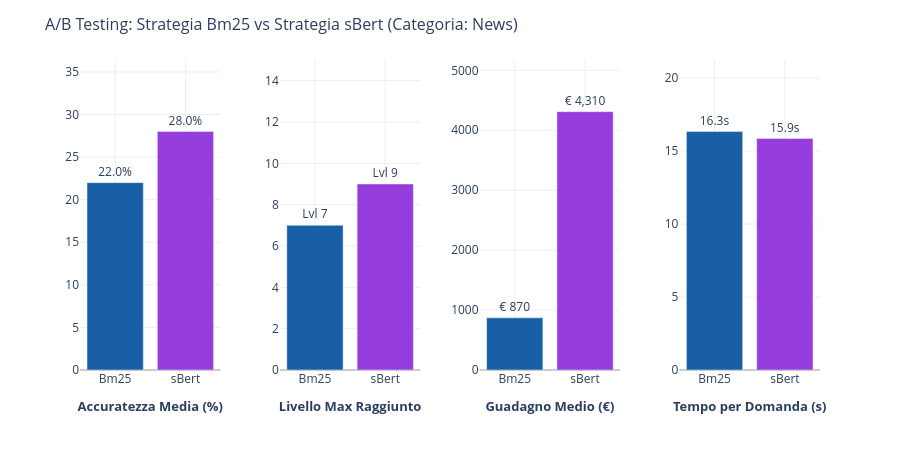

The notebook cell this image was saved under:
### Code cell
# %% - Dashboard di Confronto: Bm25 vs sBert (Categoria: News)
import json
import glob
import pandas as pd
import plotly.graph_objects as go
from plotly.subplots import make_subplots

# 1. Trova tutti i file JSON pertinenti nella cartella. 
percorsi_file = glob.glob("./data/comp_5_News_*.json")

dati_estratti = []

# 2. Cicla attraverso ogni file trovato
for percorso in percorsi_file:
    with open(percorso, 'r', encoding='utf-8') as f:
        dati_json = json.load(f)
        
        # 3. Determina la strategia guardando il nome del file
        nome_file_lower = percorso.lower()
        if "bm25" in nome_file_lower or "basic" in nome_file_lower: # basic lo consideriamo bm25 in base ai tuoi vecchi file
            strategia = "Bm25"
        elif "sbert" in nome_file_lower:
            strategia = "sBert"
        else:
            continue
            
        # 4. Estrai le metriche dal dizionario "summary"
        summary = dati_json.get("summary", {})
        
        # 5. Salva i dati in un formato compatibile con il nostro grafico
        dati_estratti.append({
            "strategia": strategia,
            "accuratezza": summary.get("accuracy", 0) * 100,
            "lvl_max": summary.get("max_level", 0),
            "guadagno": summary.get("avg_earned", 0),
            "tempo": summary.get("avg_time_per_question", 0)
        })

# 6. Crea il DataFrame e aggrega
df_ab = pd.DataFrame(dati_estratti)

if df_ab.empty:
    print("Nessun dato trovato. Controlla il percorso dei file in glob.glob()")
else:
    # Aggregazione dei dati (Media per Accuratezza, Guadagno e Tempo. Massimo per il Livello)
    df_agg = df_ab.groupby("strategia").agg({
        "accuratezza": "mean",
        "lvl_max": "max",
        "guadagno": "mean",
        "tempo": "mean"
    }).reset_index()

    # 7. Impostazione colori
    color_map = {"Bm25": "#185fa5", "sBert": "#953cdd"}
    colori_barre = [color_map.get(strat, "#888") for strat in df_agg["strategia"]]

    # 8. Creazione della griglia 1x4 SENZA subplot_titles
    fig_ab = make_subplots(
        rows=1, cols=4,
        horizontal_spacing=0.08
    )

    # ── Colonna 1: Accuratezza ──
    fig_ab.add_trace(
        go.Bar(
            x=df_agg["strategia"], y=df_agg["accuratezza"],
            marker_color=colori_barre,
            text=df_agg["accuratezza"].apply(lambda v: f"{v:.1f}%"),
            textposition="outside", showlegend=False
        ), row=1, col=1
    )

    # ── Colonna 2: Livello Max ──
    fig_ab.add_trace(
        go.Bar(
            x=df_agg["strategia"], y=df_agg["lvl_max"],
            marker_color=colori_barre,
            text=df_agg["lvl_max"].apply(lambda v: f"Lvl {v}"),
            textposition="outside", showlegend=False
        ), row=1, col=2
    )

    # ── Colonna 3: Guadagno Medio ──
    fig_ab.add_trace(
        go.Bar(
            x=df_agg["strategia"], y=df_agg["guadagno"],
            marker_color=colori_barre,
            text=df_agg["guadagno"].apply(lambda v: f"€ {v:,.0f}"),
            textposition="outside", showlegend=False
        ), row=1, col=3
    )

    # ── Colonna 4: Tempo Medio ──
    fig_ab.add_trace(
        go.Bar(
            x=df_agg["strategia"], y=df_agg["tempo"],
            marker_color=colori_barre,
            text=df_agg["tempo"].apply(lambda v: f"{v:.1f}s"),
            textposition="outside", showlegend=False
        ), row=1, col=4
    )

    # 9. Formattazione Layout Globale
    fig_ab.update_layout(
        height=450,
        title_text="A/B Testing: Strategia Bm25 vs Strategia sBert (Categoria: News)",
        title_font_size=16,
        plot_bgcolor="white",
        paper_bgcolor="white",
        margin=dict(b=80, t=60) # Spazio inferiore per i titoli
    )

    # 10. Assegnazione dei titoli SOTTO i grafici
    fig_ab.update_xaxes(title_text="<b>Accuratezza Media (%)</b>", title_font=dict(size=13), row=1, col=1)
    fig_ab.update_xaxes(title_text="<b>Livello Max Raggiunto</b>", title_font=dict(size=13), row=1, col=2)
    fig_ab.update_xaxes(title_text="<b>Guadagno Medio (€)</b>", title_font=dict(size=13), row=1, col=3)
    fig_ab.update_xaxes(title_text="<b>Tempo per Domanda (s)</b>", title_font=dict(size=13), row=1, col=4)

    # 11. Aggiornamento assi Y (tutti sulla riga 1)
    fig_ab.update_yaxes(range=[0, max(df_agg["accuratezza"])*1.3 if max(df_agg["accuratezza"]) > 0 else 100], row=1, col=1)
    fig_ab.update_yaxes(range=[0, 15], row=1, col=2)
    fig_ab.update_yaxes(range=[0, max(df_agg["guadagno"])*1.2 if max(df_agg["guadagno"]) > 0 else 1000], row=1, col=3)
    fig_ab.update_yaxes(range=[0, max(df_agg["tempo"])*1.3 if max(df_agg["tempo"]) > 0 else 20], row=1, col=4)

    fig_ab.update_xaxes(gridcolor="#eee", zerolinecolor="#ccc")
    fig_ab.update_yaxes(gridcolor="#eee", zerolinecolor="#ccc")

    fig_ab.show()

### Figure 1 — Plotly figure (JSON) as saved in the notebook; plotly's stock layout.template omitted (floating-point values rounded to 4 significant figures)
{"data": [{"marker": {"color": ["#185fa5", "#953cdd"]}, "showlegend": false, "text": ["22.0%", "28.0%"], "textposition": "outside", "type": "bar", "x": ["Bm25", "sBert"], "xaxis": "x", "y": [22.0, 28.0], "yaxis": "y"}, {"marker": {"color": ["#185fa5", "#953cdd"]}, "showlegend": false, "text": ["Lvl 7", "Lvl 9"], "textposition": "outside", "type": "bar", "x": ["Bm25", "sBert"], "xaxis": "x2", "y": [7, 9], "yaxis": "y2"}, {"marker": {"color": ["#185fa5", "#953cdd"]}, "showlegend": false, "text": ["€ 870", "€ 4,310"], "textposition": "outside", "type": "bar", "x": ["Bm25", "sBert"], "xaxis": "x3", "y": [870.0, 4310.0], "yaxis": "y3"}, {"marker": {"color": ["#185fa5", "#953cdd"]}, "showlegend": false, "text": ["16.3s", "15.9s"], "textposition": "outside", "type": "bar", "x": ["Bm25", "sBert"], "xaxis": "x4", "y": [16.34, 15.86], "yaxis": "y4"}], "layout": {"height": 450, "margin": {"b": 80, "t": 60}, "paper_bgcolor": "white", "plot_bgcolor": "white", "title": {"font": {"size": 16}, "text": "A/B Testing: Strategia Bm25 vs Strategia sBert (Categoria: News)"}, "xaxis": {"anchor": "y", "domain": [0, 0.19], "gridcolor": "#eee", "title": {"font": {"size": 13}, "text": "<b>Accuratezza Media (%)</b>"}, "zerolinecolor": "#ccc"}, "xaxis2": {"anchor": "y2", "domain": [0.27, 0.46], "gridcolor": "#eee", "title": {"font": {"size": 13}, "text": "<b>Livello Max Raggiunto</b>"}, "zerolinecolor": "#ccc"}, "xaxis3": {"anchor": "y3", "domain": [0.54, 0.73], "gridcolor": "#eee", "title": {"font": {"size": 13}, "text": "<b>Guadagno Medio (€)</b>"}, "zerolinecolor": "#ccc"}, "xaxis4": {"anchor": "y4", "domain": [0.81, 1], "gridcolor": "#eee", "title": {"font": {"size": 13}, "text": "<b>Tempo per Domanda (s)</b>"}, "zerolinecolor": "#ccc"}, "yaxis": {"anchor": "x", "domain": [0, 1], "gridcolor": "#eee", "range": [0, 36.4], "zerolinecolor": "#ccc"}, "yaxis2": {"anchor": "x2", "domain": [0, 1], "gridcolor": "#eee", "range": [0, 15], "zerolinecolor": "#ccc"}, "yaxis3": {"anchor": "x3", "domain": [0, 1], "gridcolor": "#eee", "range": [0, 5172], "zerolinecolor": "#ccc"}, "yaxis4": {"anchor": "x4", "domain": [0, 1], "gridcolor": "#eee", "range": [0, 21.24], "zerolinecolor": "#ccc"}}}
